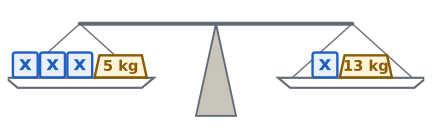

Source code (Python):
import sys; sys.path.insert(0, "tools")
from cizim import *

# Alıştırma soru 9: dengedeki terazi, 3x + 5 = x + 13 (x = 4).

def kutu(ax, x, y, s=0.62):
    ax.add_patch(patches.FancyBboxPatch((x, y), s, s, boxstyle="round,pad=0,rounding_size=0.06",
                                        fc=MAVI_ACIK, ec=MAVI, lw=1.8, zorder=4))
    ax.text(x + s / 2, y + s / 2, "x", ha="center", va="center", color=MAVI, fontsize=15, fontweight="bold", zorder=5)

def agirlik(ax, x, y, kg, en=1.3):
    ax.add_patch(patches.Polygon([(x, y), (x + en, y), (x + en - 0.12, y + 0.55), (x + 0.12, y + 0.55)],
                                 closed=True, fc=SARI_ACIK, ec=SARI, lw=1.8, zorder=4))
    ax.text(x + en / 2, y + 0.26, f"{kg} kg", ha="center", va="center", color=SARI, fontsize=11, fontweight="bold", zorder=5)

fig, ax = sekil(5.6, 2.8)
ax.set_xlim(-5.2, 5.2); ax.set_ylim(-0.6, 2.3); ax.set_aspect("equal"); ax.axis("off")
ax.add_patch(patches.Polygon([(-0.5, -0.4), (0.5, -0.4), (0, 1.9)], closed=True, fc=CIZGI, ec=SOLUK, lw=1.4))
ax.plot([-3.4, 3.4], [1.9, 1.9], color=SOLUK, lw=3, solid_capstyle="round")
for cx, yuk in ((-3.4, ["kutu", "kutu", "kutu", 5]), (3.4, ["kutu", 13])):
    ax.plot([cx, cx - 1.5], [1.9, 0.55], color=SOLUK, lw=1)
    ax.plot([cx, cx + 1.5], [1.9, 0.55], color=SOLUK, lw=1)
    ax.add_patch(patches.Polygon([(cx - 1.85, 0.55), (cx + 1.85, 0.55), (cx + 1.55, 0.3), (cx - 1.55, 0.3)],
                                 closed=True, fc="white", ec=SOLUK, lw=1.6, zorder=3))
    enler = [0.62 if o == "kutu" else 1.3 for o in yuk]
    toplam = sum(enler) + 0.06 * (len(yuk) - 1)
    px = cx - toplam / 2
    for o, e in zip(yuk, enler):
        kutu(ax, px, 0.56) if o == "kutu" else agirlik(ax, px, 0.56, o)
        px += e + 0.06
kaydet(fig, __file__)
